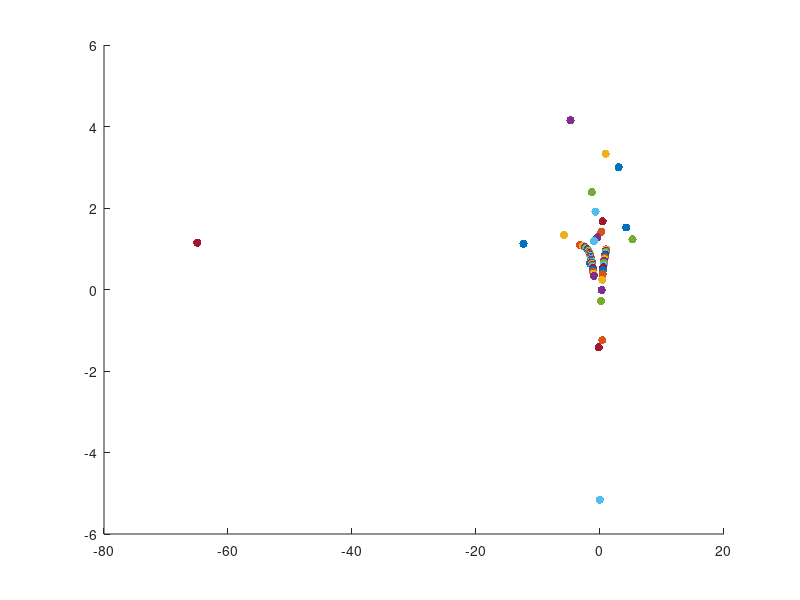

MATLAB code to generate this figure:
function test_K_cubic3()
% test the cubic K function on linear constrained problems
% min f(x)
% s.t. -(Ax-b) <= 0     lam > 0

f_size_min = 0.05;             
f_size_max = 5;                
dmu_min = -0.9; 
dmu_max = -0.01; 
delta_bar = 1;                 % simpler problem, large delta_bar
phi_bar = 5/180*pi;            

% Brown Zingg: mu: 1 -> 0 (used here);   Watson : mu: 0 -> 1
mu = 1.0;   
x0 = [1; 1];           
s0 = [2; 2]; 
lam0 = [0.1;0.1];
x = [3; 3];  
s = [5; 5]; 
lam = [1; 1];


% x0 = [0.1;0.1;0.1;0.1];
% s0 = [0.8;0.8;0.8];
% lam0 = [0.1;0.1;0.1];
% x = [1;1;1;1];     
% s = [1;1;1]; 
% lam = ones(3,1);

nx = length(x);
ns = length(s); 

K0 = obj_K(x,s,lam, mu); 
normK = norm(K0,Inf); 
K0_tol = normK*1e-6; 
% solving the Cubic homotopy using hometopy continuation 
% with mu 1 -> 0, the same method as in David Brown's paper
step_size = 0.05;               
outer_iter = 0; 
inner_iter = 0; 

x_hist = [];   lam_hist = []; 
x_hist = [x_hist, x];
lam_hist = [lam_hist, lam]; 
figure('Name', 'Lam Path')
hold on 
scatter(x(1), x(2),[],'filled')
% scatter(lam(1), lam(2),[],'filled')


while mu > 0.0
     outer_iter = outer_iter + 1; 
     s
     % predictor direction
     [Homo, dHdx, dHdmu] = obj_homo(x, s, lam, mu, x0, s0, lam0); 
     
%      if norm(Homo) < 1e-5
%          break
%      end
     
     % dxdmu = gmres(dHdx, dHdmu);
     dxdmu = dHdx \ dHdmu;
     tau = [dxdmu; -1];    
     t = tau./norm(tau);             % normalized Newton step
  
     if outer_iter > 1
        % step length calculation
        delta = norm(x - x_p0); 
        phi = acos(t'*tsave); 
        
        f_size = max(sqrt(delta/delta_bar), phi/phi_bar); 
        f_size = max(f_size_min, f_size); 
        f_size = min(f_size_max, f_size); 
        step_size = step_size/f_size; 

%         if f_size >= f_size_max
%             sprintf('backtracking')
%             x = xsave; 
%             t = tsave; 
%             lam = lamsave; 
%         end        
    end
    
    tsave = t; 
    xsave = x; 
    lamsave = lam; 
    
    x = x + step_size.*t(1:nx);
    s = s + step_size.*t(nx+1:nx+ns);
    lam = lam + step_size.*t(nx+ns+1:end-1);
    
    dmu = step_size.*t(end); 
    dmu = max(dmu_min, dmu);
    dmu = min(dmu_max, dmu);    
    mu = mu + dmu; 
    
    mu = max(0.0, mu); 
    
    [Homo, dHdx, dHdmu] = obj_homo(x, s, lam, mu, x0, s0, lam0); 
    % lam = solve_lam(mu,x,b0,c0, lam);
    
    normH = norm(Homo);
    inner_tol = normH*0.1;     % 0.1 is best choice for cubic complementary
    
    x_p0 = x;     
     
    % corrector
    newton_iter = 0; 
    while (normH > inner_tol) && (newton_iter < 20)
        newton_iter = newton_iter + 1; 
        inner_iter = inner_iter + 1; 
        dx = -dHdx\Homo;
        % dx = -gmres(dHdx, Homo);
        x = x + dx(1:nx);
        s = s + dx(nx+1:nx+ns); 
        lam = lam + dx(nx+ns+1:end); 
                
        [Homo, dHdx, dHdmu] = obj_homo(x, s, lam, mu, x0, s0, lam0); 
        normH = norm(Homo);
    end 
    
    K = obj_K(x,s,lam, mu); 
    normK = norm(K,Inf); 

    if normK < K0_tol
        break
    end
    
    x_hist = [x_hist, x];
    lam_hist = [lam_hist, lam]; 
    hold on 
    scatter(x(1), x(2),[],'filled')
    
    % scatter(lam(1), lam(2),[],'filled')
    % updating a is not helping here... 
    
end

% c = linspace(1,10,size(x_hist,2));
% scatter(x_hist(1,:), x_hist(2,:), [],c,'filled')
x
mu
outer_iter
inner_iter
end

function K = obj_K(x, s, lam, mu)
[f, df, hf] = objfun(x);
[g, dg, hg] = confun(x); 

lag_grad = df + dg*lam; 

e = ones(size(lam)); 
K = [lag_grad;
     s.*lam - mu.*e; 
     g + s]; 
end

function [Homo, dHdxsl, dHdmu] = obj_homo(x, s, lam, mu, x0, s0, lam0)
% for the simple problem
% K = - |df(x) - x| + df^3 + x^3 = 0; 

[f, df, hf] = objfun(x);
[g, dg, hg] = confun(x); 

lag_grad = df + dg*lam; 
lag_hess = hf; 
for j = 1:length(g)
    lag_hess = lag_hess + lam(j).*hg{j};
end

K1 = (1-mu).*lag_grad + mu.*(x-x0);
dK1dx = (1-mu).*lag_hess + mu.*eye(length(x));
dK1ds = zeros(length(K1), length(s));
dK1dlam = (1-mu).*dg; 
dK1dmu = -lag_grad + (x-x0);

e = ones(size(lam)); 
% K2 = (1-mu).*(s.*lam - mu.*e) + mu.*(s-s0); 
% dK2ds = (1-mu).*diag(lam./s) + mu.*eye(length(s));
% dK2dlam = (1-mu).*eye(length(K2));
% dK2dmu = -s.*lam + (2*mu-1).*e + (s-s0); 

K2 = (1-mu).*(s.*lam) + mu.*(s-s0); 
dK2dx = zeros(length(lam), length(x));
dK2ds = (1-mu).*diag(lam) + mu.*eye(length(s)); 
dK2dlam = (1-mu).*diag(s);   %    eye(length(K1)); %diag(s); 
dK2dmu = -s.*lam + (s-s0); 


K3 = (1-mu).*(g+s) + mu.*(lam - lam0); 
dK3dx = (1-mu).*dg'; 
dK3ds = (1-mu).*eye(length(K3)); 
dK3dlam = +mu.*eye(length(lam)); 
dK3dmu = -(g+s) + (lam-lam0); 

Homo = [K1;
        K2;
        K3];    
dHdxsl = [dK1dx, dK1ds, dK1dlam;
          dK2dx, dK2ds, dK2dlam; 
          dK3dx, dK3ds, dK3dlam];
dHdmu = [dK1dmu;
         dK2dmu
         dK3dmu]; 
end


function [f,df,hf] = objfun(x)
% note: the constraint x >= 0 is assimilated into func: obj_homo

% initial x0, x is critical
% % first problem
% x0 = [2;2]; 
% x = [3; 3];     % find the solution to the 1e-4 precision

f = 1/2*(x(1) + 1)^2  + 1/2*(x(2) + 1)^2;
df = [x(1) + 1;
     x(2) + 1];
hf = [1,0;
     0,1];  

%{
% x0 = [0.6;4];       % x0, is critical
% x = [2; 2];         % strangely, this is not as robust as assumed
                      % can you find out the reason why?
                      % some x0, x will work; others doesn't? 
% f = (x(1) + 1)*(x(1) - 2)  + (x(2) - 1)*(x(2) + 2);
% g = [2*x(1)-1;
%      2*x(2)+1];
% h = [2,0;
%      0,2];
%}
end

function [g, dg, hg] = confun(x)
% x0 = [0.8; 0.9];       % x0, is critical
% lam0 = [0.1;0.1];      % here g<=0
% x = [4; 3];   
% lam = [1; 1];

A = [2,0;
     0,3];
b = [1;1];

g = -(A*x - b); 
dg = -A; 
hg = cell(1, length(g)); 
hg{1} = zeros(length(x));
hg{2} = zeros(length(x));

end


%{
function [f,df,hf] = objfun(x)
%  Rosen-Suzuki Problem
%  min  x1^2 + x2^2 + 2*x3^2 + x4^2        - 5*x1 -5*x2 -21*x3 + 7*x4
%  s.t. 8  - x1^2 -   x2^2 - x3^2 -   x4^2 -   x1 + x2 - x3 + x4 >= 0 
%       10 - x1^2 - 2*x2^2 - x3^2 - 2*x4^2 +   x1           + x4 >= 0          
%       5- 2*x1^2 -   x2^2 - x3^2          - 2*x1 + x2      + x4 >= 0            
%  Initial Point x = [1,1,1,1];   
%  Solution at   x = [0,1,2,-1]; 
%                f = -44   
%  Common wrong solution x = [2.5000, 2.5000, 5.2500, -3.5000]
%                        f = -79.8750
f = x(1)^2 + x(2)^2 + 2*x(3)^2 + x(4)^2 -5*x(1) -5*x(2)-21*x(3) + 7*x(4); 

% its derivative wrt. x
df = zeros(4,1); 
df(1)= 2*x(1)-5;
df(2)= 2*x(2)-5;
df(3)= 4*x(3)-21;
df(4)= 2*x(4)+7; 

hf = diag([2,2,4,2]);
end

%%%%%%%%%%%%%%%%%%%%%%%%%%%%%%%%%%%%%%%%%%%%%%%%%%%%%%%%%%%%%%%%%%%%%%%%%%%

function [g, dg, hg]= confun(x)
% Constraint function
g = zeros(3,1);
g(1) = 8 - x(1)^2 -  x(2)^2-x(3)^2 - x(4)^2 - x(1) + x(2) - x(3) + x(4); 
g(2) = 10- x(1)^2 -2*x(2)^2-x(3)^2 - 2*x(4)^2 +   x(1)  + x(4)         ;
g(3) = 5-2*x(1)^2 -  x(2)^2-x(3)^2          - 2*x(1) + x(2)      + x(4);  

% Gradients of the constraint functions wrt. x
dg=[-2*x(1)-1, -2*x(2)+1, -2*x(3)-1, -2*x(4)+1; 
       -2*x(1)+1, -4*x(2),   -2*x(3),   -4*x(4)+1;
       -4*x(1)-2, -2*x(2)+1, -2*x(3),   1];
dg = dg'; 
ceq = [];  Gceq = []; 

Hcineq = cell(1, length(g)); 
Hcineq{1} = diag([-2, -2, -2, -2]);
Hcineq{2} = diag([-2, -4, -2, -4]);
Hcineq{3} = diag([-4, -2, -2,  0]);

% % if fmincon, or the interior points on paper:   c<0
g = -g;
dg = -dg; 
Hcineq{1} = -1*Hcineq{1}; 
Hcineq{2} = -1*Hcineq{2};
Hcineq{3} = -1*Hcineq{3};
hg = Hcineq; 
end
%}

%{
function [f,df,hf] = objfun(x)
% solution
% x = [-9.5473    1.0474]
% f = 0.0236
f = exp(x(1))*(4*x(1)^2 + 2*x(2)^2 + 4*x(1)*x(2) + 2*x(2) + 1);
df = zeros(2,1);
hf = zeros(2,2);
df(1,1) = exp(x(1))*(4*x(1)^2 + 2*x(2)^2 + 4*x(1)*x(2) + 2*x(2) + 1) + ...
    exp(x(1))*(8*x(1) + 4*x(2)); 
df(2,1) = exp(x(1))*(4*x(2) + 4*x(1) +2);

hf(1,1) = df(1,1) + exp(x(1))*(8*x(1) + 4*x(2)) + exp(x(1))*8;
hf(1,2) = df(2,1) + exp(x(1))*(4);
hf(2,1) = df(2,1) + exp(x(1))*(4);
hf(2,2) = exp(x(1))*(4);

end

function [g, dg, hg] = confun(x)
% Nonlinear inequality constraints
g = [1.5 + x(1)*x(2) - x(1) - x(2);     
     -x(1)*x(2) - 10];
 
dC1dx = [x(2)-1;
         x(1)-1]; 
dC2dx = [-x(2)
         -x(1)];
dg = [dC1dx, dC2dx]; 

hg = cell(1, length(g)); 
hg{1} = [0,1;1,0];
hg{2} = [0,-1;-1,0];

% Nonlinear equality constraints
% ceq = x(1)^2 + x(2)^2 - 4;
% Gceq = [2*x(1);
%         2*x(2)];   
% Hceq = cell(1, length(ceq));    
% Hceq{1} = [2,0;
%            0,2]; 
end
%}